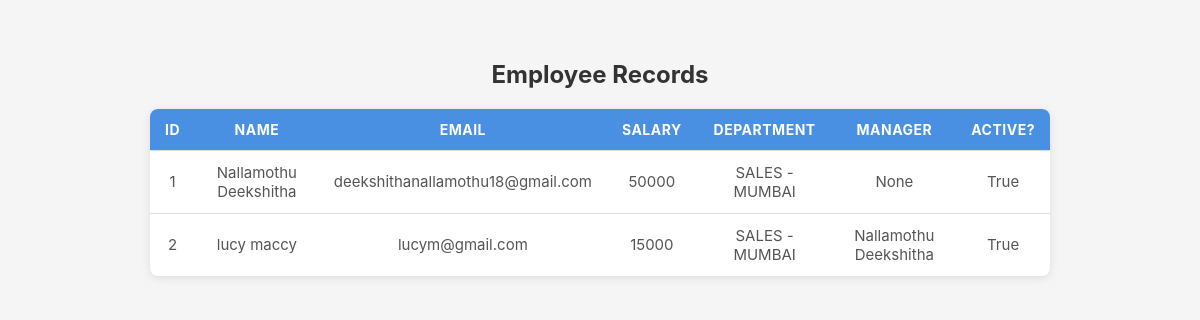
The page / on the database its author committed.
### employees/models.py (models this page shows)
class Employee(models.Model):
    first_name=models.CharField(max_length=100)
    last_name= models.CharField(max_length=100)
    email=models.EmailField(unique=True)
    designation=models.CharField(max_length=50)
    salary=models.IntegerField()
    joining_data=models.DateField()
    is_active=models.BooleanField(default=True)
    department=models.ForeignKey(Department,on_delete=models.SET_NULL,blank=True,null=True)
    manager=models.ForeignKey("self",on_delete=models.SET_NULL,blank=True,null=True)
    def __str__(self):
        return f"{self.first_name} {self.last_name}"
    def full_name(self):
         return f"{self.first_name} {self.last_name}"

class Department(models.Model):
    name=models.CharField(max_length=100)
    location=models.CharField(max_length=100)
    def __str__(self):
        return f"{self.name} - {self.location}"

### employees_main/views.py (the view)
# urls.py: 2. Add a URL to urlpatterns:  path('', views.home, name='home')
def home(request):
    employees=Employee.objects.all()
    context={
       'employees':employees
   }
    return render(request,'home.html',context)

### templates/home.html (shortened to what this page needs)
{% load static %}
<!DOCTYPE html>
<html lang="en">
<head>
    <link rel="stylesheet" href="{% static 'css/style.css' %}">
</head>
<body>
    <h2>Employee Records</h2>
  <table>
    <thead>
        <tr>
            <th>ID</th>
            <th>Name</th>
            <th>Email</th>
            <th>Salary</th>
            <th>Department</th>
            <th>Manager</th>
            <th>Active?</th>
        </tr>
    </thead>
    <tbody>
        {% for i in employees %}
        <tr>
            <td>{{ i.id }}</td>
            <td>{{ i.full_name }}</td>
            <td>{{i.email}}</td>
            <td>{{i.salary}}</td>
            <td>{{i.department}}</td>
            <td>{{i.manager}}</td>
            <td>{{i.is_active}}</td>
        </tr>
        {% endfor %}
    </tbody>
  </table>
</body>
</html>

### employees_main/static/css/style.css (style rules this page uses)
body { font-family: "Inter", sans-serif; background: #f5f5f5; margin: 0; padding: 40px; text-align: center; }
h2 { margin-bottom: 20px; color: #333; }
table { margin: auto; border-collapse: collapse; width: 90%; max-width: 900px; background: white; border-radius: 8px; overflow: hidden; box-shadow: 0 2px 10px rgba(0, 0, 0, 0.1); }
thead { background: #4a90e2; color: white; }
th, td { padding: 12px 15px; border-bottom: 1px solid #ddd; }
th { text-transform: uppercase; font-size: 14px; letter-spacing: 0.5px; }
td { color: #555; font-size: 15px; }
tbody tr:last-child td { border-bottom: none; }

### rows shown on the page
Employee: id "1", full_name "Nallamothu Deekshitha", email "deekshithanallamothu18@gmail.com", salary "50000", department "SALES - MUMBAI", manager "None", is_active "True"
Employee: id "2", full_name "lucy maccy", email "lucym@gmail.com", salary "15000", department "SALES - MUMBAI", manager "Nallamothu Deekshitha", is_active "True"
